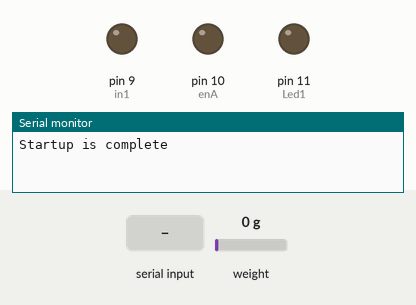
The sketch below on a simulated Arduino Uno, built with avr-gcc and run on an emulated ATmega328P. Shown: output pins drawn as LEDs (lit = HIGH), the last lines printed to the serial monitor. Inputs (shaded band) come from the test bench; at power-on: weight on the scale 0 g.

Above: at 3.6 s.
3.7 s: "E" received over Serial
At 4.0 s:
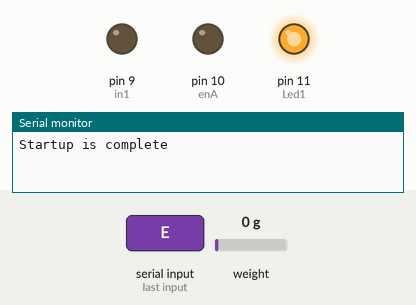
5.2 s: "H" received over Serial
At 6.3 s:
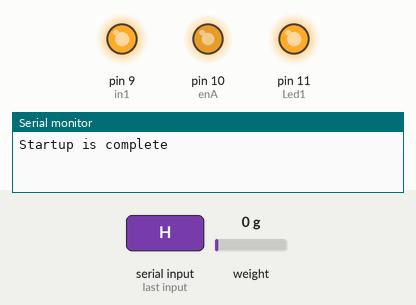
6.7 s: "D" received over Serial
At 7.4 s:
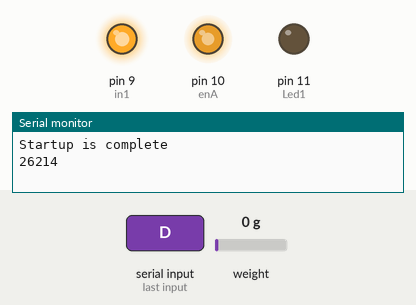
Timing chart, 0 to 9.7 s (numbered marks = the images above; inputs shaded):
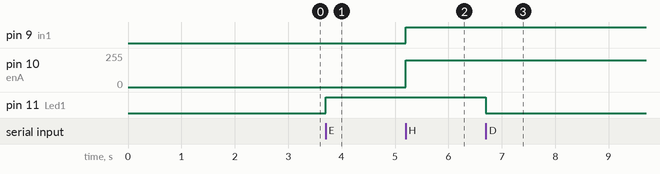

Measured:
- after the input at 3.7 s, pin 11 (Led1): LOW → HIGH at once
- after the input at 5.2 s, pin 9 (in1): LOW → HIGH at once; pin 10 (enA): 0/255 → 200/255 at once
- after the input at 6.7 s, pin 11 (Led1): HIGH → LOW at once

The sketch:

roller.ino
```cpp
/*
   -------------------------------------------------------------------------------------
   HX711_ADC
   Arduino library for HX711 24-Bit Analog-to-Digital Converter for Weight Scales
   Olav Kallhovd sept2017
   -------------------------------------------------------------------------------------
*/

/*
   Settling time (number of samples) and data filtering can be adjusted in the config.h file
   For calibration and storing the calibration value in eeprom, see example file "Calibration.ino"

   The update() function checks for new data and starts the next conversion. In order to acheive maximum effective
   sample rate, update() should be called at least as often as the HX711 sample rate; >10Hz@10SPS, >80Hz@80SPS.
   If you have other time consuming code running (i.e. a graphical LCD), consider calling update() from an interrupt routine,
   see example file "Read_1x_load_cell_interrupt_driven.ino".

   This is an example sketch on how to use this library
*/

#include <HX711_ADC.h>
#if defined(ESP8266)|| defined(ESP32) || defined(AVR)
#include <EEPROM.h>
#endif

//pins:
const int HX711_dout = 4; //mcu > HX711 dout pin
const int HX711_sck = 5; //mcu > HX711 sck pin

int enA = 10;
int in1 = 9;
int in2 = 8;
int Led1 = 11;
int in4 = 12;

//HX711 constructor:
HX711_ADC LoadCell(HX711_dout, HX711_sck);

const int calVal_eepromAdress = 0;
unsigned long t = 0;
float weight;

int incomingByte;

void setup() {
  pinMode(enA, OUTPUT);

  pinMode(in1, OUTPUT);
  pinMode(Led1, OUTPUT);

  Serial.begin(57600);
  Serial.println();
  //Serial.println("Starting...");

  LoadCell.begin();
  //LoadCell.setReverseOutput(); //uncomment to turn a negative output value to positive
  float calibrationValue; // calibration value (see example file "Calibration.ino")
  calibrationValue = 100.69; // uncomment this if you want to set the calibration value in the sketch
#if defined(ESP8266)|| defined(ESP32)
  //EEPROM.begin(512); // uncomment this if you use ESP8266/ESP32 and want to fetch the calibration value from eeprom
#endif
  //EEPROM.get(calVal_eepromAdress, calibrationValue); // uncomment this if you want to fetch the calibration value from eeprom

  unsigned long stabilizingtime = 2000; // preciscion right after power-up can be improved by adding a few seconds of stabilizing time
  boolean _tare = true; //set this to false if you don't want tare to be performed in the next step
  LoadCell.start(stabilizingtime, _tare);
  if (LoadCell.getTareTimeoutFlag()) {
    Serial.println("Timeout, check MCU>HX711 wiring and pin designations");
    while (1);
  }
  else {
    LoadCell.setCalFactor(calibrationValue); // set calibration value (float)
   Serial.println("Startup is complete");
  }
}

void loop() {
  static boolean newDataReady = 0;
  const int serialPrintInterval = 0; //increase value to slow down serial print activity

  // check for new data/start next conversion:
  if (LoadCell.update()) newDataReady = true;

  // get smoothed value from the dataset:
  if (newDataReady) {
    if (millis() > t + serialPrintInterval) {
      float i = LoadCell.getData();
      //float j=i-100;
      //Serial.print("Load_cell output val: ");
      //Serial.println(i);
      weight = i;
      newDataReady = 0;
      t = millis();

    }
  }

  if (Serial.available() > 0) {
    // read the oldest byte in the serial buffer:
    incomingByte = Serial.read();
    // if it's a capital H (ASCII 72), turn on the LED:

    if (incomingByte == 'E'){
      //Serial.println('Turning LED on');
      digitalWrite(Led1,HIGH);
    }
    if (incomingByte== 'D'){
      Serial.println('Turning LED off');
      digitalWrite(Led1,LOW);

    }
    if (incomingByte == 'H') {
      //Serial.println('Rollin On');
      digitalWrite(in1, HIGH);
      // set speed to 200 out of possible range 0~255
      analogWrite(enA, 200);
    }
    // if it's an L (ASCII 76) turn off the LED:
    if (incomingByte == 'L') {
      //Serial.println('Rolling Off');
      digitalWrite(in1, LOW);
      // set speed to 200 out of possible range 0~255
      analogWrite(enA, 0);

    }if (incomingByte == 'R') {
      //Serial.println('Rolling Off');
      Serial.println(weight);

    }
  }

  // receive command from serial terminal, send 't' to initiate tare operation:
  if (Serial.available() > 0) {
    char inByte = Serial.read();
    if (inByte == 't') LoadCell.tareNoDelay();
  }

  // check if last tare operation is complete:
  if (LoadCell.getTareStatus() == true) {
    Serial.println("Tare complete");
  }


}
```
